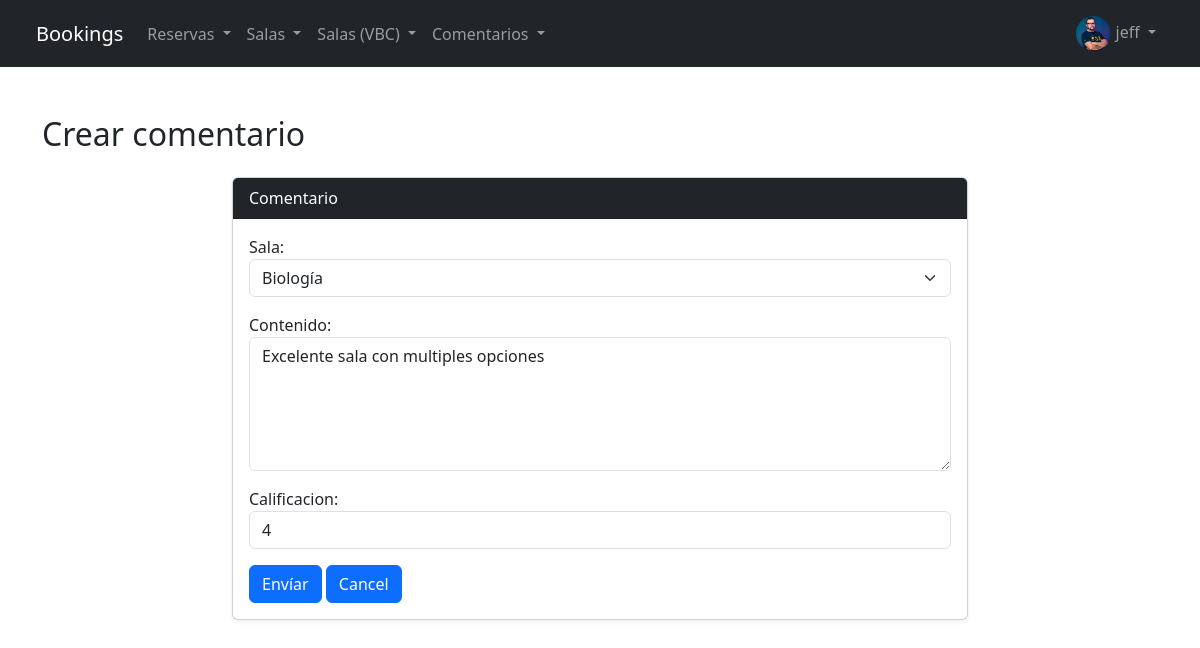
Page /bookings/comment/update/1/ (signed in) on the committed database.
### bookings/models.py (models this page shows, shortened)
class Avatar(models.Model):
    user = models.OneToOneField(User, on_delete=models.CASCADE, related_name='avatar')
    image = models.ImageField(upload_to='avatars/')

class Comentario(models.Model):
    usuario = models.ForeignKey(User, on_delete=models.CASCADE)
    sala = models.ForeignKey(Sala, on_delete=models.CASCADE, related_name='comentarios')
    contenido = models.TextField()
    calificacion = models.CharField(max_length=100)
    fecha_creacion = models.DateTimeField(auto_now_add=True)

### bookings/views.py (the view)
# urls.py: path('comment/update/<int:pk>/', CommentUpdateView.as_view(), name='comment_update'),
class CommentUpdateView(LoginRequiredMixin, UpdateView):
    model = Comentario
    template_name = 'comment/comment_form.html'
    fields = ['sala', 'contenido', 'calificacion']
    context_object_name = 'comentario'
    success_url = reverse_lazy('comment_list')
    def get_form(self, form_class=None):
        form = super().get_form(form_class)  # Obtén el formulario estándar
        form.fields['sala'].widget.attrs.update({'class': 'form-select', 'placeholder': 'Ingrese una sala ej: Literatura', 'type': 'select'})
        form.fields['calificacion'].widget.attrs.update({'class': 'form-control', 'placeholder': 'Ingrese cantidad', 'type': 'number'})
        form.fields['contenido'].widget.attrs.update({'class': 'form-control', 'placeholder': 'Ingrese una breve descripción', 'rows': '5'})
        return form

### bookings/models.py (called while the page is built)
    def __str__(self):
        return f"{self.nombre}"

### bookings/templates/comment/comment_form.html (shortened to what this page needs)
{% extends 'bookings/base.html' %}
{% block content %}
    <section class="py-5">
        <div class="container">
            <h2 class="mb-4">Crear comentario</h2>
            <div class="row">
                <div class="col-lg-8 mx-auto">
                    <div class="card shadow-sm">
                        <div class="card-header bg-dark text-white">
                            Comentario
                        </div>
                        <div class="card-body">
                            <form method="post">
                                {{ form.as_p }}
                                <button type="submit" class="btn btn-primary">Envíar</button>
                                <a href="{% url 'comment_list' %}" class="btn btn-primary">Cancel</a>
                            </form>
                        </div>
                  </div>
                </div>
            </div>
        </div>
    </section>
{% endblock %}

### bookings/templates/bookings/base.html (shortened to what this page needs)
{% load static %}
<!DOCTYPE html>
<html lang="es">
<head>
    <link rel="stylesheet" href="{% static 'bookings/css/bootstrap.min.css' %}">
    <link rel="stylesheet" href="https://cdn.jsdelivr.net/npm/bootstrap-icons@1.11.3/font/bootstrap-icons.min.css">
</head>
<body>
    <nav class="navbar navbar-expand-lg navbar-dark bg-dark border-body px-4">
        <div class="container-fluid">
            <a class="navbar-brand" href="/bookings">Bookings</a>
            <div class="collapse navbar-collapse" id="navbarNav">
                {% if user.is_authenticated %}
                <ul class="navbar-nav">
                    <li class="nav-item dropdown">
                        <a class="nav-link dropdown-toggle" href="#" role="button" data-bs-toggle="dropdown" aria-expanded="false">
                            Reservas
                        </a>
                    </li>
                    <li class="nav-item dropdown">
                        <a class="nav-link dropdown-toggle" href="#" role="button" data-bs-toggle="dropdown" aria-expanded="false">
                            Salas
                        </a>
                    </li>
                    <li class="nav-item dropdown">
                        <a class="nav-link dropdown-toggle" href="#" role="button" data-bs-toggle="dropdown" aria-expanded="false">
                            Salas (VBC)
                        </a>
                    </li>
                    <li class="nav-item dropdown">
                        <a class="nav-link dropdown-toggle" href="#" role="button" data-bs-toggle="dropdown" aria-expanded="false">
                            Comentarios
                        </a>
                    </li>
                </ul>
                {% endif %}
                <ul class="navbar-nav ms-auto">
                    {% if user.is_authenticated %}
                    <li class="nav-item dropdown">
                        <a class="nav-link dropdown-toggle" href="#" role="button" data-bs-toggle="dropdown" aria-expanded="false">
                            {% if user.avatar.image %}
                                <img src="{{ user.avatar.image.url }}" alt="Avatar" class="rounded-circle" style="height: 35px; width: 35px;">
                            {% else %}
                                <i class="bi bi-person-circle"></i>
                            {% endif %}
                            {% if user.first_name %} {{ user.first_name }} {% else %} {{ user.username }} {% endif %}
                        </a>
                    </li>
                    {% endif %}
                </ul>
            </div>
        </div>
    </nav>
    <div class="container-fluid p-0">
        {% block content %}{% endblock content %}
    </div>
</body>
</html>

### rows in the picture
Comentario: sala "Biología", contenido "Excelente sala con multiples opciones", calificacion "4"

### other values in the picture
{{ user.first_name }} "jeff"
